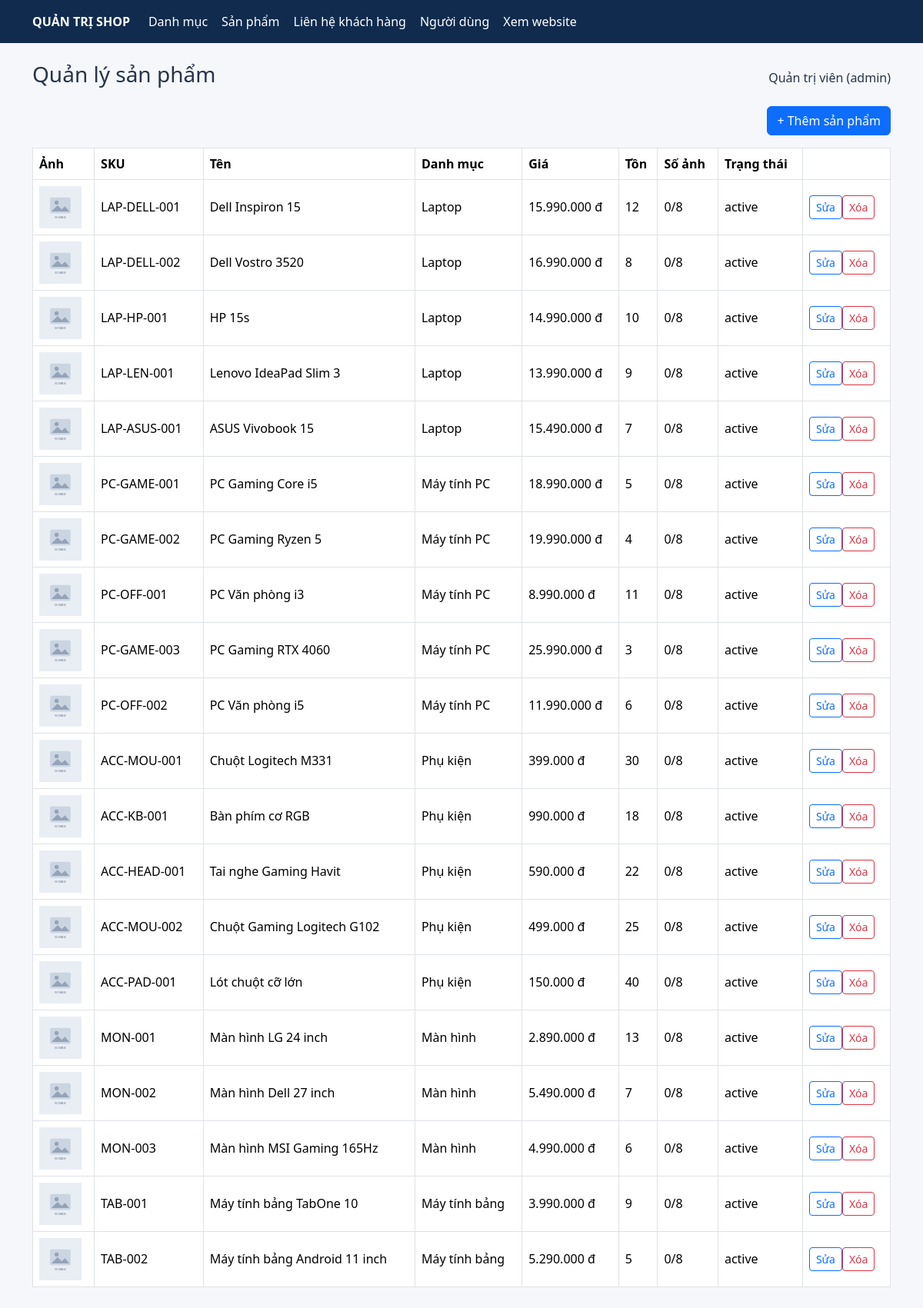
Page /public/admin/product (signed in) on the committed database.
### tables this page shows
CREATE TABLE products (
 id INT AUTO_INCREMENT PRIMARY KEY,
 category_id INT NOT NULL,
 sku VARCHAR(80) NOT NULL UNIQUE,
 name VARCHAR(200) NOT NULL,
 brand VARCHAR(120) DEFAULT '',
 description TEXT,
 price DECIMAL(12,2) NOT NULL,
 stock INT NOT NULL DEFAULT 0,
 is_featured TINYINT(1) NOT NULL DEFAULT 0,
 status ENUM('active','inactive') NOT NULL DEFAULT 'active',
 created_at TIMESTAMP DEFAULT CURRENT_TIMESTAMP,
 CONSTRAINT fk_products_category FOREIGN KEY(category_id) REFERENCES categories(id)
);

CREATE TABLE categories (
 id INT AUTO_INCREMENT PRIMARY KEY,
 name VARCHAR(150) NOT NULL,
 slug VARCHAR(180) NOT NULL UNIQUE,
 status ENUM('active','inactive') NOT NULL DEFAULT 'active',
 created_at TIMESTAMP DEFAULT CURRENT_TIMESTAMP
);

### app/controllers/admin/AdminController.php (called while the page is built, shortened)
<?php
class AdminController extends Controller {
    protected function adminView(string $path,array $data=[]): void {
        extract($data); $viewFile=__DIR__.'/../../views/'.$path.'.php';
        ob_start(); require $viewFile; $content=ob_get_clean();
        require __DIR__.'/../../views/layouts/admin.php';
    }
}

### app/controllers/admin/AdminProductController.php (called while the page is built, shortened)
<?php
class AdminProductController extends AdminController {
    public function index(): void {
        $sql="SELECT p.*,c.name category_name,pi.file_name image,(SELECT COUNT(*) FROM product_images x WHERE x.product_id=p.id) image_count
              FROM products p JOIN categories c ON c.id=p.category_id
              LEFT JOIN product_images pi ON pi.product_id=p.id AND pi.is_primary=1 ORDER BY p.created_at DESC";
        $this->adminView('admin/product/index',['pageTitle'=>'Quản lý sản phẩm','products'=>Database::getInstance()->query($sql)->fetchAll()]);
    }
}

### app/core/App.php (called while the page is built, shortened)
<?php
class App {
    public function run(): void {
        $url = trim($_GET['url'] ?? '', '/');
        $parts = $url === '' ? ['home', 'index'] : explode('/', $url);
        $isAdmin = ($parts[0] ?? '') === 'admin';
        if ($isAdmin) {
            array_shift($parts);
            $action = $parts[1] ?? 'index';
            $params = array_slice($parts, 2);
        } else {
            $controllerPart = $parts[0] ?? 'home';
            $action = $parts[1] ?? 'index';
            $params = array_slice($parts, 2);
            $class = str_replace(' ', '', ucwords(str_replace(['-', '_'], ' ', $controllerPart))) . 'Controller';
            $file = __DIR__ . '/../controllers/' . $class . '.php';
        }
        (new $class())->$action(...$params);
    }
}

### public/index.php (called while the page is built, shortened)
<?php
require_once __DIR__ . '/../app/core/helpers.php';
try { (new App())->run(); }
catch(Throwable $e) { error_log((string)$e); http_response_code(500); echo '<h1>Lỗi hệ thống</h1><p>Kiểm tra Apache/PHP error log để biết chi tiết.</p>'; }

### app/core/helpers.php (called while the page is built, shortened)
<?php
function base_url(string $path = ''): string { return rtrim(BASE_URL, '/') . ($path ? '/' . ltrim($path, '/') : '/'); }
function e($value): string { return htmlspecialchars((string)$value, ENT_QUOTES, 'UTF-8'); }
function format_vnd($value): string { return number_format((float)$value, 0, ',', '.') . ' đ'; }
function product_image_url(?string $name, string $size = 'main'): string {
    if (!$name) return base_url('assets/img/no-image.svg');
    $folder = $size === 'thumb' ? 'thumbs/' : '';
    $path = __DIR__ . '/../../public/uploads/products/' . $folder . $name;
    return file_exists($path) ? base_url('uploads/products/' . $folder . rawurlencode($name)) : base_url('assets/img/no-image.svg');
}

### app/views/admin/product/index.php (the view)
<div class="text-end mb-3"><a class="btn btn-primary" href="<?= e(base_url('admin/product/add')) ?>">+ Thêm sản phẩm</a></div><div class="table-responsive"><table class="table table-bordered bg-white align-middle"><thead><tr><th>Ảnh</th><th>SKU</th><th>Tên</th><th>Danh mục</th><th>Giá</th><th>Tồn</th><th>Số ảnh</th><th>Trạng thái</th><th></th></tr></thead><tbody><?php foreach($products as $p): ?><tr><td><img width="55" height="55" src="<?= e(product_image_url($p['image'],'thumb')) ?>" alt=""></td><td><?= e($p['sku']) ?></td><td><?= e($p['name']) ?></td><td><?= e($p['category_name']) ?></td><td><?= format_vnd($p['price']) ?></td><td><?= (int)$p['stock'] ?></td><td><?= (int)$p['image_count'] ?>/<?= UPLOAD_MAX_IMAGES ?></td><td><?= e($p['status']) ?></td><td><a class="btn btn-sm btn-outline-primary" href="<?= e(base_url('admin/product/edit/'.$p['id'])) ?>">Sửa</a><form class="d-inline" method="post" action="<?= e(base_url('admin/product/delete')) ?>" onsubmit="return confirm('Xóa sản phẩm và ảnh?')"><?= csrf_field() ?><input type="hidden" name="id" value="<?= (int)$p['id'] ?>"><button class="btn btn-sm btn-outline-danger">Xóa</button></form></td></tr><?php endforeach; ?></tbody></table></div>

### public/assets/css/style.css (style rules this page uses)
body { background:#f5f7fb;color:#263449 }
.table img { object-fit:cover }

### rows in the picture
products: sku "LAP-DELL-001", name "Dell Inspiron 15", category.name "Laptop", price "15.990.000 đ", stock "12", image_count "0", status "active"
products: sku "LAP-DELL-002", name "Dell Vostro 3520", category.name "Laptop", price "16.990.000 đ", stock "8", image_count "0", status "active"
products: sku "LAP-HP-001", name "HP 15s", category.name "Laptop", price "14.990.000 đ", stock "10", image_count "0", status "active"
products: sku "LAP-LEN-001", name "Lenovo IdeaPad Slim 3", category.name "Laptop", price "13.990.000 đ", stock "9", image_count "0", status "active"
products: sku "LAP-ASUS-001", name "ASUS Vivobook 15", category.name "Laptop", price "15.490.000 đ", stock "7", image_count "0", status "active"
products: sku "PC-GAME-001", name "PC Gaming Core i5", category.name "Máy tính PC", price "18.990.000 đ", stock "5", image_count "0", status "active"
products: sku "PC-GAME-002", name "PC Gaming Ryzen 5", category.name "Máy tính PC", price "19.990.000 đ", stock "4", image_count "0", status "active"
products: sku "PC-OFF-001", name "PC Văn phòng i3", category.name "Máy tính PC", price "8.990.000 đ", stock "11", image_count "0", status "active"
products: sku "PC-GAME-003", name "PC Gaming RTX 4060", category.name "Máy tính PC", price "25.990.000 đ", stock "3", image_count "0", status "active"
products: sku "PC-OFF-002", name "PC Văn phòng i5", category.name "Máy tính PC", price "11.990.000 đ", stock "6", image_count "0", status "active"
products: sku "ACC-MOU-001", name "Chuột Logitech M331", category.name "Phụ kiện", price "399.000 đ", stock "30", image_count "0", status "active"
products: sku "ACC-KB-001", name "Bàn phím cơ RGB", category.name "Phụ kiện", price "990.000 đ", stock "18", image_count "0", status "active"
products: sku "ACC-HEAD-001", name "Tai nghe Gaming Havit", category.name "Phụ kiện", price "590.000 đ", stock "22", image_count "0", status "active"
products: sku "ACC-MOU-002", name "Chuột Gaming Logitech G102", category.name "Phụ kiện", price "499.000 đ", stock "25", image_count "0", status "active"
products: sku "ACC-PAD-001", name "Lót chuột cỡ lớn", category.name "Phụ kiện", price "150.000 đ", stock "40", image_count "0", status "active"
products: sku "MON-001", name "Màn hình LG 24 inch", category.name "Màn hình", price "2.890.000 đ", stock "13", image_count "0", status "active"
products: sku "MON-002", name "Màn hình Dell 27 inch", category.name "Màn hình", price "5.490.000 đ", stock "7", image_count "0", status "active"
products: sku "MON-003", name "Màn hình MSI Gaming 165Hz", category.name "Màn hình", price "4.990.000 đ", stock "6", image_count "0", status "active"
products: sku "TAB-001", name "Máy tính bảng TabOne 10", category.name "Máy tính bảng", price "3.990.000 đ", stock "9", image_count "0", status "active"
products: sku "TAB-002", name "Máy tính bảng Android 11 inch", category.name "Máy tính bảng", price "5.290.000 đ", stock "5", image_count "0", status "active"

### other values in the picture
$pageTitle "Quản lý sản phẩm"
Auth::user()['name'] "Quản trị viên"
Auth::user()['role'] "admin"
